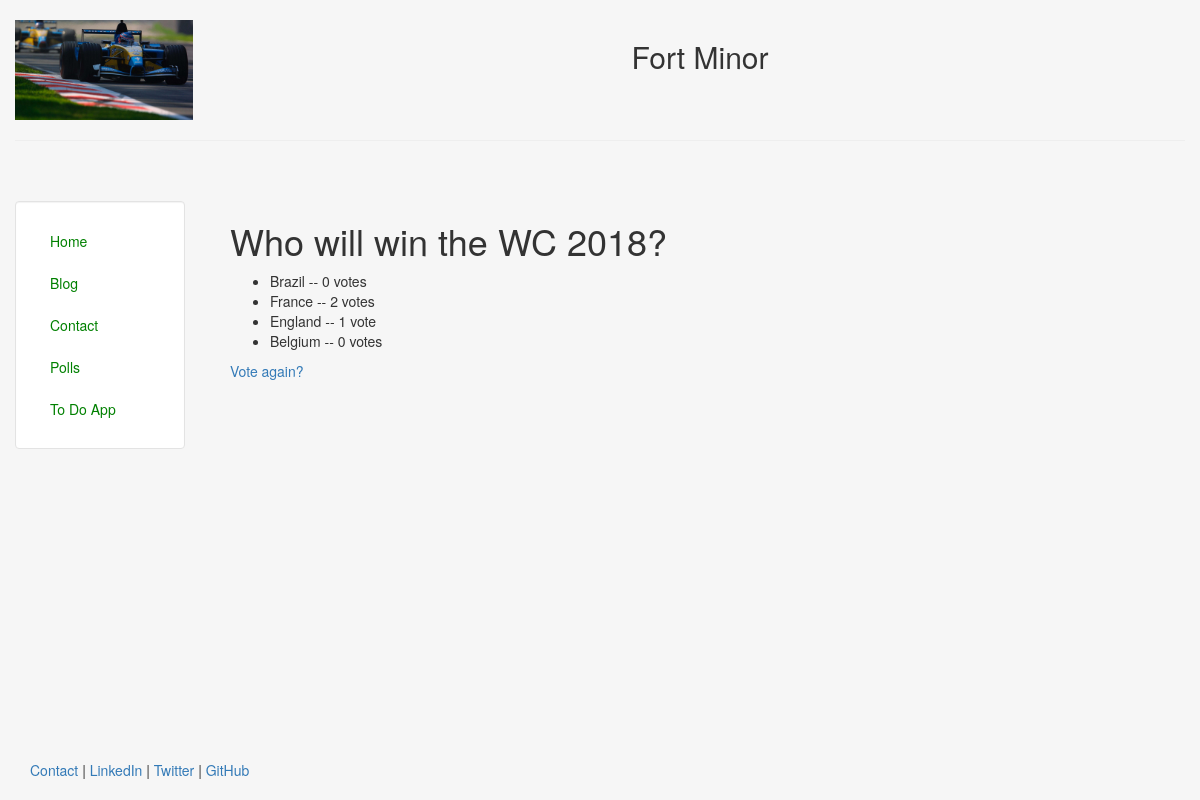
The page /polls/4/results/ on the database its author committed.
### polls/models.py (models this page shows, shortened)
class Question(models.Model):
    question_text = models.CharField(max_length=200)
    pub_date = models.DateTimeField('date published')
    def was_published_recently(self):
        now = timezone.now()
        return now - datetime.timedelta(days=7) <= self.pub_date <= now
    was_published_recently.admin_order_field = 'pub_date'
    was_published_recently.boolean = True
    was_published_recently.short_description = 'Published recently?'

class Choice(models.Model):
    question = models.ForeignKey(Question, on_delete=models.CASCADE)
    choice_text = models.CharField(max_length=200)
    votes = models.IntegerField(default=0)

### polls/views.py (the view)
# urls.py: url(r'^(?P<question_id>[0-9]+)/results/$', views.results, name='results'),
def results(request, question_id):
    question = get_object_or_404(Question, pk=question_id)
    return render(request, 'polls/results.html', {'question': question})

### polls/templates/polls/results.html
{% extends "personal/header.html" %}
{% block content %}
    <h1>{{ question.question_text }}</h1>
    <ul>
    {% for choice in question.choice_set.all %}
        <li>{{ choice.choice_text }} -- {{ choice.votes }} vote{{ choice.votes|pluralize }}</li>
    {% endfor %}
    </ul>
    <a href="{% url 'polls:detail' question.id %}">Vote again?</a>
{% endblock %}

### personal/templates/personal/header.html (style rules this page uses)
html, body { height:100%; }

### rows shown on the page
Question: question_text "Who will win the WC 2018?"
Choice: choice_text "Brazil", votes "0"
Choice: choice_text "France", votes "2"
Choice: choice_text "England", votes "1"
Choice: choice_text "Belgium", votes "0"
